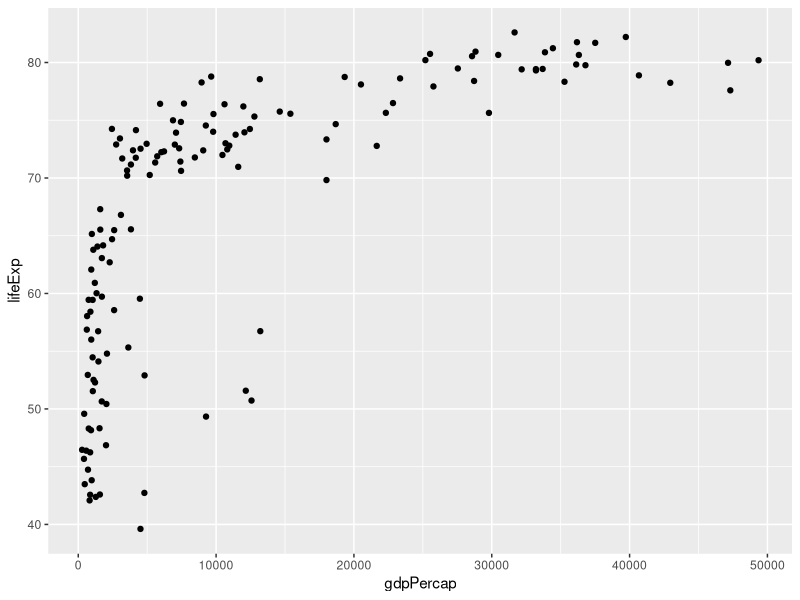
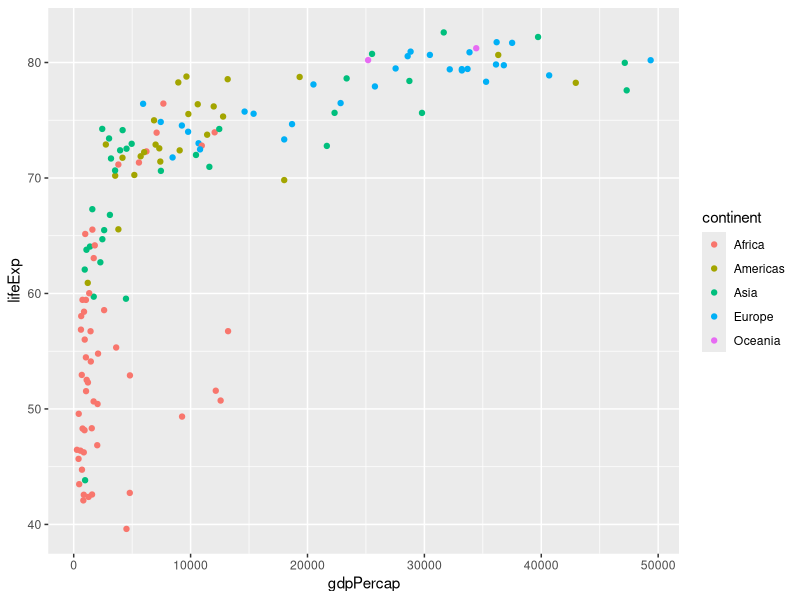
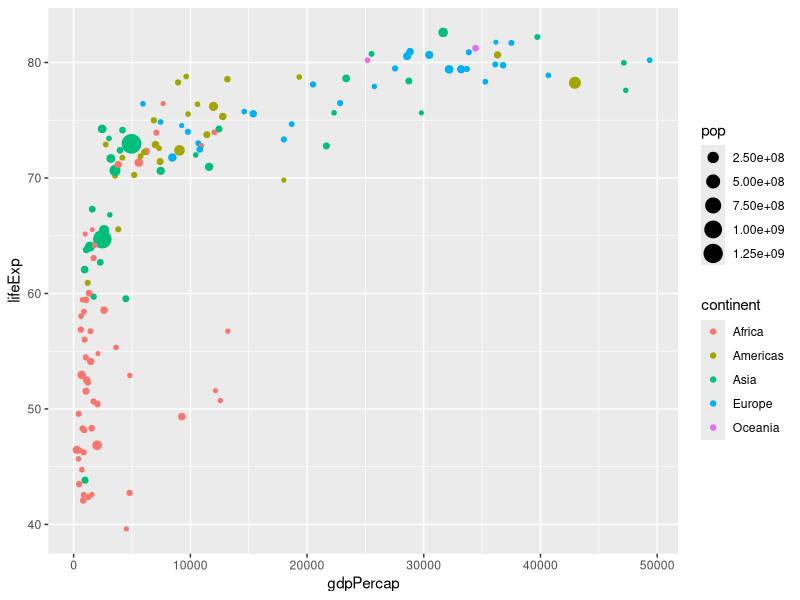

Write the R code that produced these figures, in order.
# Q1: Subjects, objects, and verbs are three key elements in the grammar of English. 
# What are the three key elements in the grammar of graphics?
# 1. variables 2. objects 3. mappings

# Q2
# I think using a line graph is more effective for conveying the desired information. 
# This is because “across the day” inherently implies temporal flow, 
# where a line graph is better suited compared to a bar plot. 
# Additionally, presenting working vs. non-working days as two lines on the same chart 
# allows readers to directly compare their distributions, 
# which is more straightforward compared to a faceted bar plot.

# Q3
library(tidyverse)

gapminder2007 = read.csv("data/raw data/gapminder2007.csv", header = TRUE)

# A
ggplot(gapminder2007) +
  geom_point(aes(x = gdpPercap, y = lifeExp))

# B
ggplot(gapminder2007) +
  geom_point(aes(x = gdpPercap, y = lifeExp, color = continent))

# C
ggplot(gapminder2007) +
  geom_point(aes(x = gdpPercap, y = lifeExp, color = continent, size = pop))